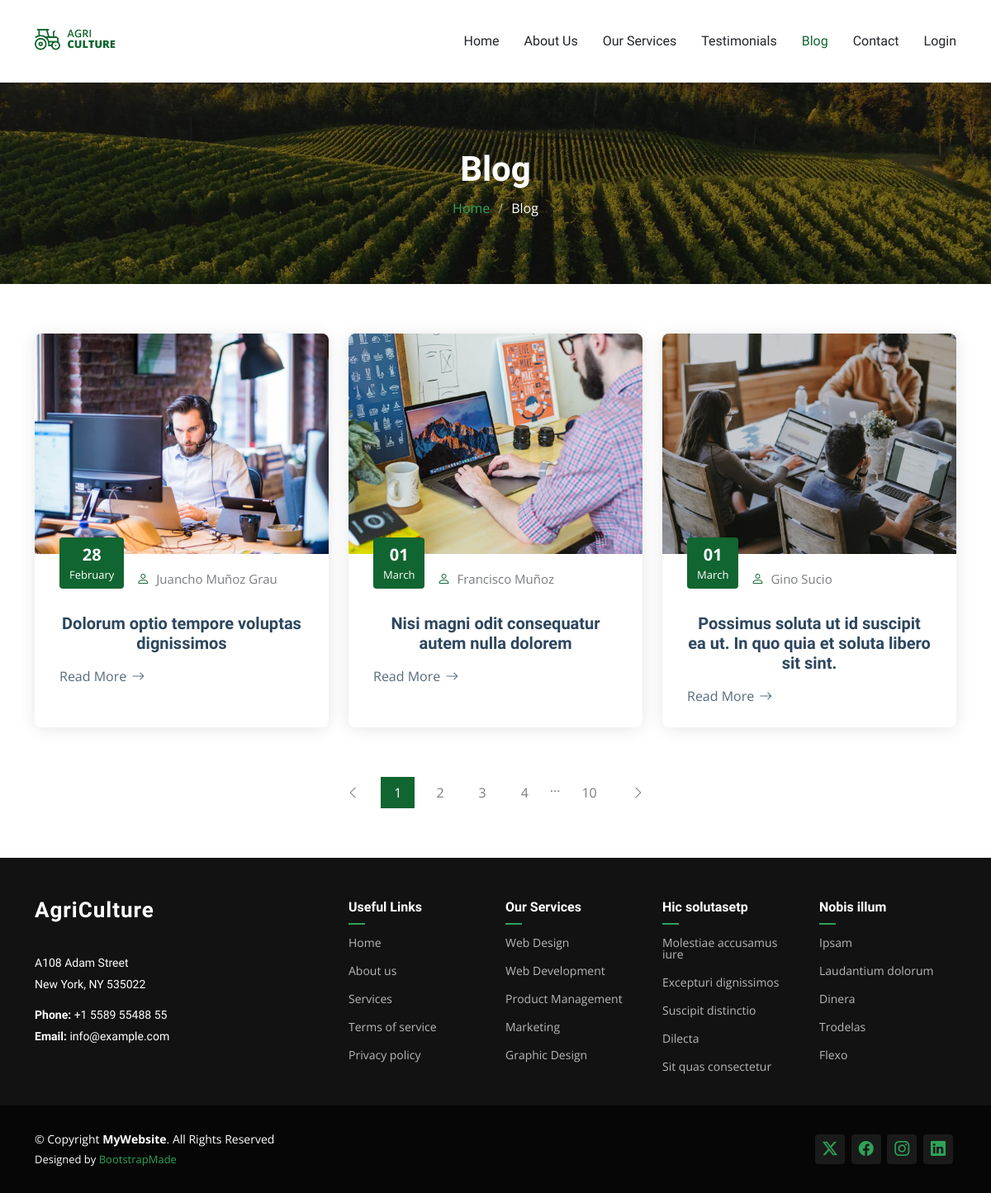
Screenshot of /blog/ with the database file from the repository.
### blog/models.py (models this page shows, shortened)
class Post(models.Model):
    title = models.CharField(max_length=200, verbose_name='Title')
    subtitle = models.CharField(max_length=200, verbose_name='Subtitle')
    content = models.TextField(verbose_name='Content')
    image = models.ImageField(verbose_name='Image', upload_to='posts', null=False, blank=False)
    author = models.ForeignKey(User, verbose_name='Author', on_delete=models.CASCADE)
    created_at = models.DateTimeField(auto_now_add=True, verbose_name="Creation Date")
    updated_at = models.DateTimeField(auto_now=True, verbose_name = "Edition Date")
    published_at = models.DateTimeField(verbose_name="Published Date", default=now)
    class Meta:
        verbose_name = "Post"
        verbose_name_plural = "Posts"
        ordering = ['-created_at']

### blog/views.py (the view)
# urls.py: path('', PublicPostListView.as_view(), name='post-list'),
class PublicPostListView(ListView):
    model = Post
    template_name = "blog/post_list.html"
    context_object_name = "posts"
    ordering = ["published_at"]
    paginate_by = 6
    def get_queryset(self):
        queryset = super().get_queryset()
        return queryset
    def get_context_data(self, **kwargs):
        context = super().get_context_data(**kwargs)
        return context

### core/templates/blog/post_list.html (shortened to what this page needs)
{% extends 'partials/base.html' %}
{% load static %}
{% block content %}
    {% include 'sections/page-title.html' with page_title="Blog" page_subtitle="Blog" %}
    <section id="blog-posts-2" class="blog-posts-2 section">
        <div class="container">
            <div class="row gy-4">
                {% for post in posts %}
                    <div class="col-lg-4">
                        <article class="position-relative h-100">
                            <div class="post-img position-relative overflow-hidden">
                                <img src="{{ post.image.url }}" class="img-fluid" alt="">
                            </div>
                            <div class="meta d-flex align-items-end">
                                <span class="post-date"><span>{{ post.published_at|date:"d" }}</span>{{ post.published_at|date:"F" }}</span>
                                <div class="d-flex align-items-center">
                                    <i class="bi bi-person"></i> <span class="ps-2">{{ post.author.first_name }} {{ post.author.last_name }}</span>
                                </div>
                            </div>
                            <div class="post-content d-flex flex-column">
                                <h3 class="post-title">{{ post.title }}</h3>
                                <a href="{% url 'post-detail' post.id %}" class="readmore stretched-link"><span>Read More</span><i class="bi bi-arrow-right"></i></a>
                            </div>
                        </article>
                    </div>
                {% endfor %}
            </div>
        </div>
    </section>
    <section id="blog-pagination" class="blog-pagination section">
        <div class="container">
            <div class="d-flex justify-content-center">
                <ul>
                    <li><a href="#"><i class="bi bi-chevron-left"></i></a></li>
                    <li><a href="#" class="active">1</a></li>
                    <li><a href="#">2</a></li>
                    <li><a href="#">3</a></li>
                    <li><a href="#">4</a></li>
                    <li>...</li>
                    <li><a href="#">10</a></li>
                    <li><a href="#"><i class="bi bi-chevron-right"></i></a></li>
                </ul>
            </div>
        </div>
    </section>
{% endblock content %}

### core/static/core/css/main.css (style rules this page uses)
:root { --default-font: "Open Sans", system-ui, -apple-system, "Segoe UI", Roboto, "Helvetica Neue", Arial, "Noto Sans", "Liberation Sans", sans-serif, "Apple Color Emoji", "Segoe UI Emoji", "Segoe UI Symbol", "Noto Color Emoji"; --heading-font: "Marcellus", sans-serif; --nav-font: "Marcellus", sans-serif; }
:root { --background-color: #ffffff; --default-color: #212529; --heading-color: #2d465e; --accent-color: #116530; --surface-color: #ffffff; --contrast-color: #ffffff; }
:root { --nav-color: #212529; --nav-hover-color: #116530; --nav-mobile-background-color: #ffffff; --nav-dropdown-background-color: #ffffff; --nav-dropdown-color: #212529; --nav-dropdown-hover-color: #116530; }
:root { scroll-behavior: smooth; }
body { color: var(--default-color); background-color: var(--background-color); font-family: var(--default-font); }
a { color: var(--accent-color); text-decoration: none; transition: 0.3s; }
h1, h2, h3, h4, h5, h6 { color: var(--heading-color); font-family: var(--heading-font); }
section, .section { color: var(--default-color); background-color: var(--background-color); padding: 60px 0; scroll-margin-top: 100px; overflow: clip; }
.blog-posts-2 article { background-color: var(--surface-color); box-shadow: 0px 2px 20px rgba(0, 0, 0, 0.1); transition: 0.3s; border-radius: 8px; overflow: hidden; }
.blog-posts-2 .post-img img { transition: 0.5s; }
.blog-posts-2 .post-content { padding: 30px; }
.blog-posts-2 .post-title { font-size: 20px; line-height: 24px; color: var(--heading-color); font-weight: 600; transition: 0.3s; margin-bottom: 20px; }
.blog-posts-2 .meta { position: relative; margin-top: -20px; padding: 0 30px; }
.blog-posts-2 .meta i { font-size: 16px; color: var(--accent-color); }
.blog-posts-2 .meta span { font-size: 15px; color: color-mix(in srgb, var(--default-color), transparent 40%); }
.blog-posts-2 .meta .post-date { background-color: var(--accent-color); color: var(--contrast-color); font-size: 13px; padding: 6px 12px; text-align: center; margin-right: 15px; border-radius: 4px; }
.blog-posts-2 .meta .post-date span { display: block; color: var(--contrast-color); font-weight: 700; font-size: 20px; }
.blog-posts-2 .readmore { display: flex; align-items: center; font-weight: 400; line-height: 1; transition: 0.3s; color: color-mix(in srgb, var(--heading-color), transparent 20%); }
.blog-posts-2 .readmore i { line-height: 0; margin-left: 6px; font-size: 16px; }
.blog-pagination { padding-top: 0; color: color-mix(in srgb, var(--default-color), transparent 40%); }
.blog-pagination ul { display: flex; padding: 0; margin: 0; list-style: none; }
.blog-pagination li { margin: 0 5px; transition: 0.3s; }
.blog-pagination li a { color: color-mix(in srgb, var(--default-color), transparent 40%); padding: 7px 16px; display: flex; align-items: center; justify-content: center; }
.blog-pagination li a.active, .blog-pagination li a:hover { background: var(--accent-color); color: var(--contrast-color); }
h3 { text-align:center }

### rows the page displays
Post: image (picture), published_at "28", published_at "February", author.first_name "Juancho", author.last_name "Muñoz Grau", title "Dolorum optio tempore voluptas dignissimos"
Post: image (picture), published_at "01", published_at "March", author.first_name "Francisco", author.last_name "Muñoz", title "Nisi magni odit consequatur autem nulla dolorem"
Post: image (picture), published_at "01", published_at "March", author.first_name "Gino", author.last_name "Sucio", title "Possimus soluta ut id suscipit ea ut. In quo quia et soluta libero sit sint."

### other values shown
{{ page_title }} "Blog"
{{ page_subtitle }} "Blog"
